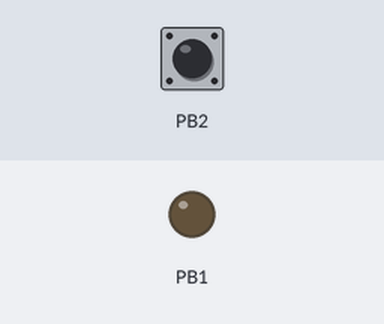
This sketch was run on a simulated ATtiny85, built with avr-gcc and run on an emulated ATtiny85. Parts: output pins drawn as LEDs (lit = HIGH). Inputs (shaded band) come from the test bench; at power-on: PB2 HIGH.

Above: at 0.1 s.
At 14.4 s:
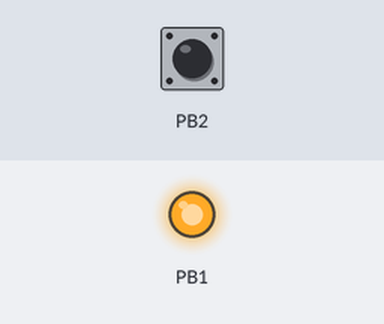
Timing chart, 0 to 15.9 s (numbered marks = the images above):
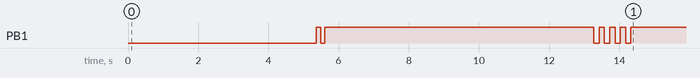

The sketch:

users-groups.ino
```cpp
// recon/users-groups - Tier 2
//
// Local accounts and who is actually an administrator.
//
// (no notes)
//
// Read-only, no persistence, nothing left behind except the text file named in
// R_OUT. Output lands in C:\Users\Public\ds-recon\ on the target.

#include <duck.h>

// PROGMEM: this string must live in flash, not SRAM. The ATtiny85 has 512
// bytes of RAM and this script is far larger than that.
static const char S[] PROGMEM =
    R_MKDIR
    "'=== LOCAL USERS ==='"
    "Get-LocalUser -EA 0|Select Name,Enabled,LastLogon,PasswordRequired,PasswordExpires,Description|Format-Table -Auto|Out-String -Width 200"
    "'=== ADMINISTRATORS ==='"
    "Get-LocalGroupMember Administrators -EA 0|Select Name,ObjectClass,PrincipalSource|Format-Table -Auto|Out-String -Width 200"
    "'=== LOCAL GROUPS ==='"
    "Get-LocalGroup|Select Name,Description|Format-Table -Auto|Out-String -Width 200"
    R_OUT("users-groups.txt")
    R_SHOW("users-groups.txt");

void setup() {
  duckBegin();
  ledPulse(2, 120, 120);
  recon(S);
  ledPulse(4, 150, 150);
}

void loop() {}
```
